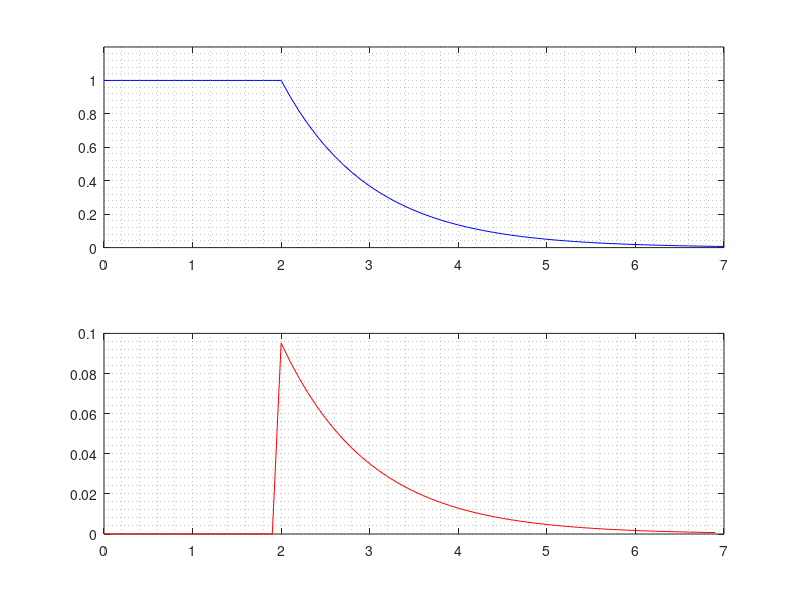

The MATLAB script that drew this image:
%%%%%%%%%%%%%%%%%%%%%%%%%%%%%%%%%%%%%%%%%%%%%%%%%%%%%%%%%%%%%%%%
clear all;
close all;
%%%%%%%%%%%%%%%%%%%%%%%%%%%%%%%%%%%%%%%%%%%%%%%%%%%%%%%%%%%%%%%%
UMBRAL_DESCARGA = 2;
TIEMPO_SIMULACION = 7;
%%%%%%%%%%%%%%%%%%%%%%%%%%%%%%%%%%%%%%%%%%%%%%%%%%%%%%%%%%%%%%%%

t=0:0.1:TIEMPO_SIMULACION;
f = [];

for i=0:0.1:TIEMPO_SIMULACION;
	if(i < UMBRAL_DESCARGA)
		f=[ f 1 ];	
	else
		f=[ f exp(-(i - UMBRAL_DESCARGA)) ];	
	end
end

df =  -diff(f);

subplot(2,1,1),plot(t,f,'b'),axis([0 TIEMPO_SIMULACION 0 1.2]),grid minor;
subplot(2,1,2),plot(t(1:length(t)-1),df,'r'),grid minor;

%%%%%%%%%%%%%%%%%%%%%%%%%%%%%%%%%%%%%%%%%%%%%%%%%%%%%%%%%%%%%%%%
%%%%%%%%%%%%%%%%%%%%%%%%%%%%%%%%%%%%%%%%%%%%%%%%%%%%%%%%%%%%%%%%
